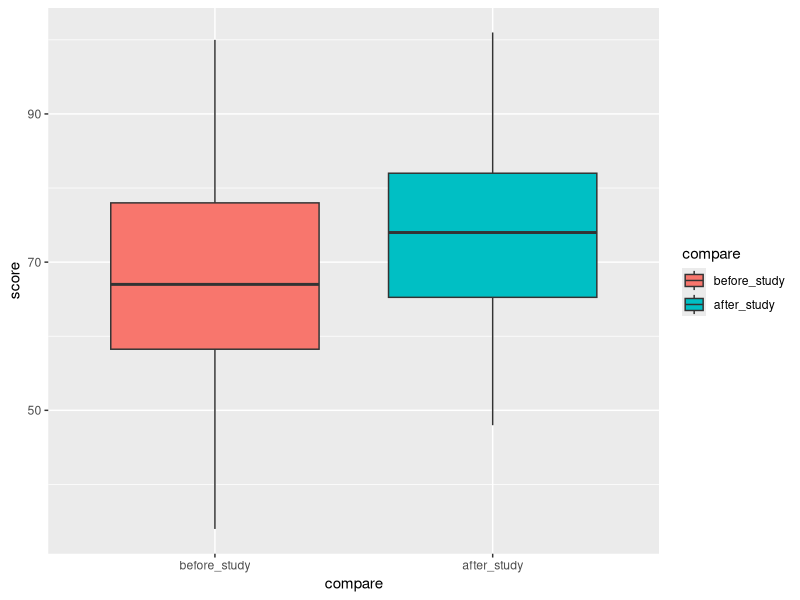
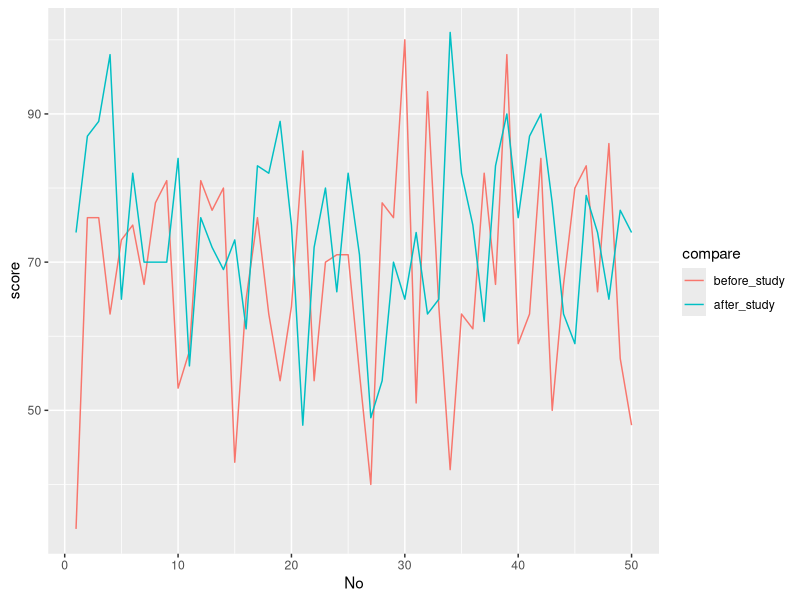

Source code (R) for these figures, in order: (Note: this script raises an error after producing the figures.)
install.packages("formattable")


library(ggplot2)
library(formattable)
library(tidyverse)

before_study<-c(34, 76, 76, 63, 73, 75, 67, 78, 81, 53, 58, 81, 77, 80, 43, 65, 76, 63, 54, 64, 85, 54, 70, 71, 71, 55, 40, 78, 76, 100, 51, 93, 64, 42, 63, 61, 82, 67, 98, 59, 63, 84, 50, 67, 80, 83, 66, 86, 57, 48)
after_study <- c (74, 87, 89, 98, 65, 82, 70, 70, 70, 84, 56, 76, 72, 69, 73, 61, 83, 82, 89, 75, 48, 72, 80, 66, 82, 71, 49, 54, 70, 65, 74, 63, 65, 101, 82, 75, 62, 83, 90, 76, 87, 90, 78, 63, 59, 79, 74, 65, 77, 74)

#boxplot(before_study, after_study, names = c("수강 전", "수강 후),
#       col=c("blue", "red"), main="수강전후 성적비교", xlab= "Status", ylab= "Score")
study_compare<-data.frame(before_study, after_study)
study_compare<-cbind("No"=rownames(study_compare), study_compare)

##tidy gather
study_compare_2 <- gather(study_compare, 'before_study', 'after_study',
                          key="compare", value="score")
study_compare_2$No<-study_compare_2$No %>% as.character() %>% as.numeric()

study_compare_2$compare<-factor(study_compare_2$compare, levels= c("before_study","after_study"))

#ggplot boxplot
ggplot(study_compare_2, aes(x=compare, y=score, fill=compare)) + geom_boxplot()

#ggplot line
ggplot(study_compare_2, aes(x=No, y=score, color=compare)) + geom_line()

#증감표 테이플

study_compare %>% 
  head(5) %>% 
  mutate(Difference = after_study - before_study) %>%
  mutate(Change = case_when(
    Difference > 0 ~ "증가",
    Difference < 0 ~ "감소",
    TRUE ~ "변동없음"
  )) %>%
  formattable(., list(
    Difference = formatter("span", style = x ~ ifelse(x > 0,
                                                      style(color = "Green", font.weight = "bold"), ifelse(x < 0,
                                                                                                           style(color = "red"),NA))),
    Change = formatter("span", style = x ~ ifelse(x == "증가",
                                                  style(color = "Green", font.weight = "bold"), ifelse(x == "감소",
                                                                                                       style(color = "red"),NA)))
  )
  )

var_test_vector1 <- c(75,67,78,81,53,71,71,55,40,78,76,42,67,98,59,63,84,50,67,80,83)
var_test_vector2 <- c(58,81,77,80,76,63,54,64,85,54,70,71,71,55,40,78,76,100,51,42,63,61,82,57,48)


var_test_data <- var.test(var_test_vector1,var_test_vector2)


t.test(before_study, after_study, paired = TRUE)

t.test(before_study, after_study, paired = TRUE, alternative = "less")

t.test(before_study, after_study, paired = TRUE, alternative = "greater")


study_compare %>% 
  mutate(Difference = after_study - before_study) %>%
  mutate(Change = case_when(
    Difference > 0 ~ "증가",
    Difference < 0 ~ "감소",
    TRUE ~ "변동없음"
  )) %>%
  formattable(., list(
    Difference = formatter("span", style = x ~ ifelse(x > 0,
                                                      style(color = "Green", font.weight = "bold"), ifelse(x < 0,
                                                                                                           style(color = "red"),NA))),
    Change = formatter("span", style = x ~ ifelse(x == "증가",
                                                  style(color = "Green", font.weight = "bold"), ifelse(x == "감소",
                                                                                                       style(color = "red"),NA)))
  )
  )
